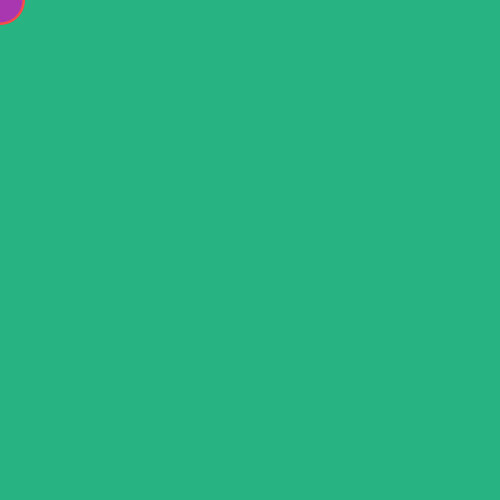
Frame 1 (no input)
Frame 60 (the mouse pressed at the canvas centre just before this capture): identical to frame 1, image omitted
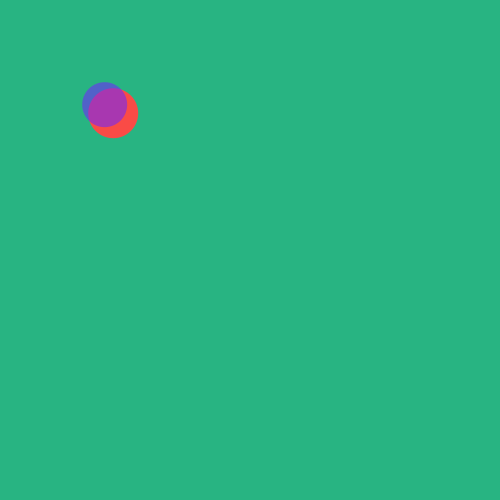
Frame 120 (the mouse held since frame 60 and released just before this capture)

The Processing sketch that drew these frames (run headless with seeded random() and noise(); from frame 60 on, the mouse is pressed at the canvas centre):

// Processing sketch: MoveOverThreeSec
// ── MoveOverThreeSec.pde
//https://processing.org/examples/easing.html
//https://www.youtube.com/watch?v=-Gt9Er6bCVk
float x, y;
float posx, posy;

int size = 50;

float point1 = mouseX;
float point2 = mouseY;

float new1;
float new2;

float originx1 = 0;
float originy1 = 0;
float originx2 = 0;
float originy2 = 0;

void setup() {
  size(500, 500);
  noStroke();
  smooth();
  fill(0);
}

void draw() {
  background(40, 180, 130);

  point1 = lerp(point1, mouseX, 1);
  point2 = lerp(point2, mouseY, 1); 

  posx = x;
  posy = y;

  fill(250, 75, 70); //grey
  originx1 = lerp(originx1, new1, 0.01);
  originy1 = lerp(originy1, new2, 0.01);
  ellipse(originx1, originy1, size, size);

  fill(110, 40, 250, 150); //orange
  originx2 = lerp(originx2, new1, 0.009);
  originy2 = lerp(originy2, new2, 0.009);
  ellipse(originx2, originy2, size-5, size-5);
}

void mousePressed() {
  new1 = mouseX;
  new2 = mouseY;
}
